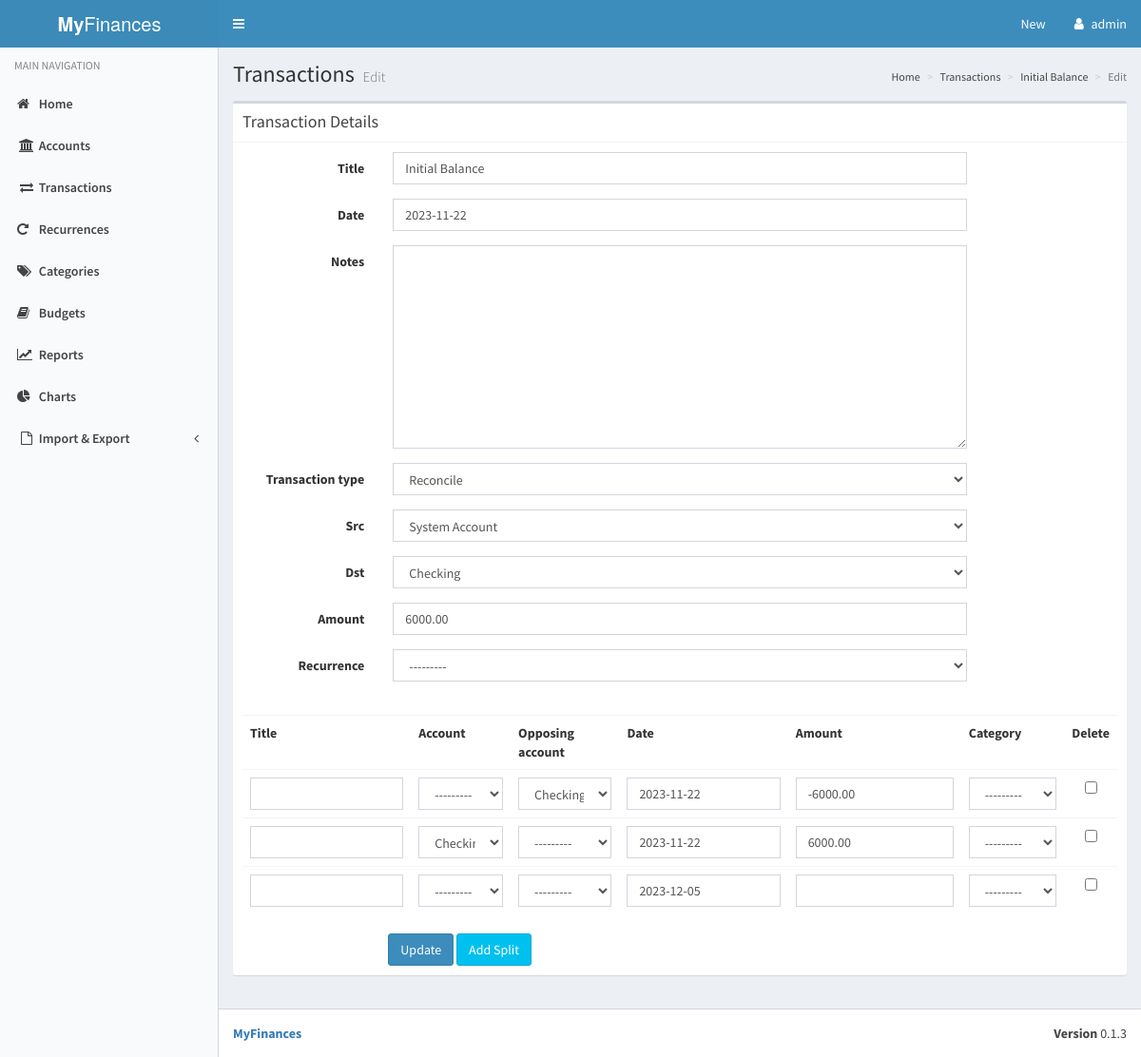
Screenshot of /transactions/1/split/ (signed in) with the database file from the repository.
### myfinances/models/transaction.py (models this page shows, shortened)
class Transaction(models.Model):
    DEPOSIT = 1
    WITHDRAW = 2
    TRANSFER = 3
    SYSTEM = 4
    TRANSACTION_TYPES = (
        (DEPOSIT, 'Deposit'),
        (WITHDRAW, 'Withdrawal'),
        (TRANSFER, 'Transfer'),
        (SYSTEM, 'Reconcile'),
    )
    class Meta:
        ordering = ['-date', 'title']
    title = models.CharField(max_length=64)
    date = models.DateField(default=date.today)
    notes = models.TextField(blank=True, null=True)
    transaction_type = models.IntegerField(choices=TRANSACTION_TYPES)
    src = models.ForeignKey('Account', models.CASCADE, 'debits')
    dst = models.ForeignKey('Account', models.CASCADE, 'credits')
    amount = models.DecimalField(default=0, max_digits=10, decimal_places=2)
    last_modified = models.DateTimeField(auto_now=True)
    recurrence = models.ForeignKey('RecurringTransaction', models.SET_NULL,
                                   related_name='recurrences', blank=True, null=True)
    objects = TransactionQuerySet.as_manager()
    def __str__(self):
        return self.title
    def get_absolute_url(self):
        return reverse('transaction_detail', args=[self.pk])

### myfinances/views/transactions.py (the view, shortened to what this page needs)
class SplitUpdate(LoginRequiredMixin, generic.edit.UpdateView):
    model = Transaction
    template_name = 'myfinances/transaction_split_form.html'
    formset_class = TransactionFormSet
    fields = '__all__'
    def get_context_data(self, **kwargs):
        context = super(SplitUpdate, self).get_context_data(**kwargs)
        context['formset'] = self.formset_class(**self.get_form_kwargs())
        return context

### myfinances/models/account.py (called while the page is built)
    def __str__(self):
        return self.name

### myfinances/models/category.py (called while the page is built)
    def __str__(self):
        return self.name

### myfinances/templates/myfinances/transaction_split_form.html (shortened to what this page needs)
{% extends 'myfinances/base.html' %}
{% load i18n %}
{% load static %}
{% load widget_tweaks %}
{% block content_header %}
<h1>Transactions
  <small>
  </small>
</h1>
<ol class="breadcrumb">
  <li><a href="/">{% trans 'Home' %}</a></li>
  <li><a href="{% url 'transactions' %}">{% trans 'Transactions' %}</a></li>
  {% if object %}
  <li><a href="{{ object.get_absolute_url }}">{{ object }}</a></li>
  <li class="active">{% trans 'Edit' %}</li>
  {% else %}
  <li class="active">{% trans 'Create' %}</li>
  {% endif %}
</ol>
{% endblock %}
{% block content %}
<div class="box">
  <div class="box-header with-border">
    <h3 class="box-title">{% trans 'Transaction Details' %}</h3>
  </div>
  <div class="box-body">
    <form method="post" class="form-horizontal">
      {% for field in form %}
        <div class="form-group{% if field.errors %} has-error{% endif %}">
          <label class="col-sm-2 control-label" for="{{ field.id_for_label }}">{{ field.label }}
          </label>
          <div class="col-sm-8">
            {% if field|widget_type == 'dateinput' %}
            {{ field|add_class:"form-control dateinput" }}
            {% else %}
            {{ field|add_class:"form-control" }}
            {% endif %}
          </div>
        </div>
      {% endfor %}
      <br>
      <table id="formset" class="table">
        {% for split in formset %}
        {% if forloop.first %}
        <tr>
          {% for field in split.visible_fields %}
          <th>{{ field.label }}</th>
          {% endfor %}
        </tr>
        {% endif %}
        <tr>
          {% for field in split.visible_fields %}
          {% if field|widget_type == 'checkboxinput' %}
          <td class="text-center">{{ field }}</td>
          {% else %}
          <td class="form-group{% if field.errors %} has-error{% endif %}">
            {% if field|widget_type == 'dateinput' %}
            {{ field|add_class:"form-control dateinput" }}
            {% else %}
            {{ field|add_class:"form-control" }}
            {% endif %}
          </td>
          {% endif %}
          {% endfor %}
        </tr>
        {% endfor %}
      </table>
      <button type="submit" class="btn btn-primary col-md-offset-2">{% if object %}{% trans 'Update' %}{% else %}{% trans 'Create' %}{% endif %}</button>
      <a id="add-split" class="btn btn-info">{% trans 'Add Split' %}</a>
    </form>
  </div>
</div>
{% endblock %}
{% block stylesheets %}
<link rel="stylesheet" href="{% static 'vendor/css/bootstrap-datepicker.min.css' %}">
{% endblock %}

### myfinances/templates/myfinances/base.html (shortened to what this page needs)
{% load static %}
{% load i18n %}
{% load account %}
<!DOCTYPE html>
<html>
  <head>
    {% block stylesheets %}
    {% endblock %}
    <link rel="stylesheet" href="{% static 'myfinances/css/style.css' %}">
    <link rel="stylesheet" href="{% static 'vendor/css/bootstrap.min.css' %}">
    <link rel="stylesheet" href="{% static 'vendor/css/font-awesome.min.css' %}">
    <link rel="stylesheet" href="{% static 'vendor/css/AdminLTE.min.css' %}">
    <link rel="stylesheet" href="{% static 'vendor/css/skin-blue-light.min.css' %}">
  </head>
  <body class="hold-transition skin-blue-light sidebar-mini">
    <div class="wrapper">
      <header class="main-header">
        <a href="/" class="logo">
          <span class="logo-lg"><b>My</b>Finances</span>
        </a>
        <nav class="navbar navbar-static-top">
          <a href="#" class="sidebar-toggle" data-toggle="push-menu" role="button">
          </a>
          <div class="navbar-custom-menu">
            <ul class="nav navbar-nav">
              <li class="dropdown">
              <a href="#" class="dropdown-toggle" data-toggle="dropdown">{% trans 'New' %}</a>
              </li>
              <li class="dropdown user user-menu">
                <a href="#" class="dropdown-toggle" data-toggle="dropdown">
                  <i class="fa fa-user" aria-hidden="true"></i>
                  <span class="hidden-xs">{% user_display user %}</span>
                </a>
              </li>
            </ul>
          </div>
        </nav>
      </header>
      <aside class="main-sidebar">
        <section class="sidebar">
          <ul class="sidebar-menu" data-widget="tree">
            <li class="header">{% trans 'MAIN NAVIGATION' %}</li>
            <li {% if menu == "home" %}class="active"{% endif %}>
              <a href="/">
                <i class="fa fa-home"></i> <span>{% trans 'Home' %}</span>
              </a>
            </li>
            <li{% if menu == "accounts" %} class="active"{% endif %}>
                <a href="{% url 'accounts' %}">
                  <i class="fa fa-bank fa-fw"></i>
                  <span>{% trans 'Accounts' %}</span>
                </a>
            </li>
            <li class="{% if menu == "transactions" %}active{% endif %}">
              <a href="{% url 'transactions' %}">
                <i class="fa fa-exchange fa-fw"></i>
                <span>{% trans 'Transactions' %}</span>
              </a>
            </li>
            <li{% if menu == "recurrences" %} class="active"{% endif %}>
              <a href="{% url 'recurrences' %}"><i class="fa fa-repeat"></i>
                <span>{% trans 'Recurrences' %}</span>
              </a>
            </li>
            <li{% if menu == "categories" %} class="active"{% endif%}>
              <a href="{% url 'category_by_month' %}">
                <i class="fa fa-tags" aria-hidden="true"></i>
                <span>{% trans 'Categories' %}</span>
              </a>
            </li>
            <li{% if menu == "budgets" %} class="active"{% endif%}>
              <a href="{% url 'budgets' %}">
                <i class="fa fa-book" aria-hidden="true"></i>
                <span>{% trans 'Budgets' %}</span>
              </a>
            </li>
            <li{% if menu == "reports" %} class="active"{% endif %}>
              <a href="{% url 'reports' %}">
                <i class="fa fa-line-chart" aria-hidden="true"></i>
                <span>{% trans 'Reports' %}</span>
              </a>
            </li>
            <li{% if menu == "charts" %} class="active"{% endif %}>
              <a href="{% url 'charts' %}">
                <i class="fa fa-pie-chart" aria-hidden="true"></i>
                <span>{% trans 'Charts' %}</span>
              </a>
            <li class="treeview{% if menu == "settings" %} active{% endif %}">
              <a href="#">
                <i class="fa fa-file-o fa-fw"></i>
                <span>{% trans 'Import &amp; Export' %}</span>
                <span class="pull-right-container">
                  <i class="fa fa-angle-left pull-right"></i>
                </span>
              </a>
            </li>
          </ul>
        </section>
      </aside>
      <div class="content-wrapper">
        <section class="content-header">
          {% block content_header %}
          {% endblock %}
        </section>
        <section class="content">
          {% block content %}
          {% endblock %}
        </section>
      </div>
      <footer class="main-footer">
        <div class="pull-right hidden-xs">
        </div>
        <strong><a href="https://myfinances.com">MyFinances</a></strong>
      </footer>
    </div>
  </body>
</html>

### rows the page displays
Transaction: title "Initial Balance", form "Initial Balance" "Reconcile" "System Account" "Checking" "6000.00" "---------", form "2023-11-22"

### other values shown
{{ field.label }} "Title" "Date" "Notes" "Transaction type" "Src" "Dst" "Amount" "Recurrence"
{{ field.label }} "Title" "Account" "Opposing account" "Date" "Amount" "Category" "Delete"
